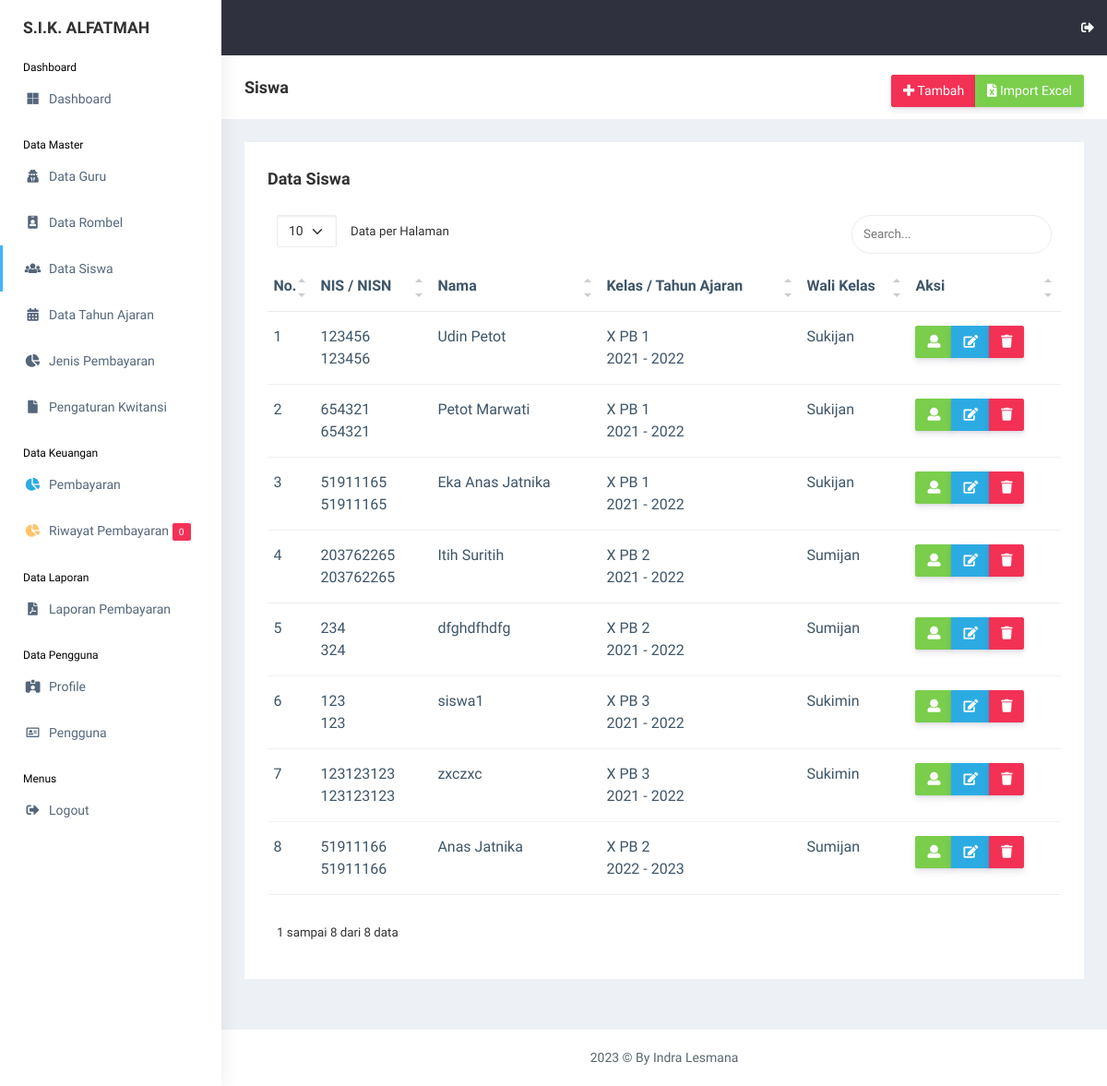
The app's page /view_master/siswa.php (signed in), older data.
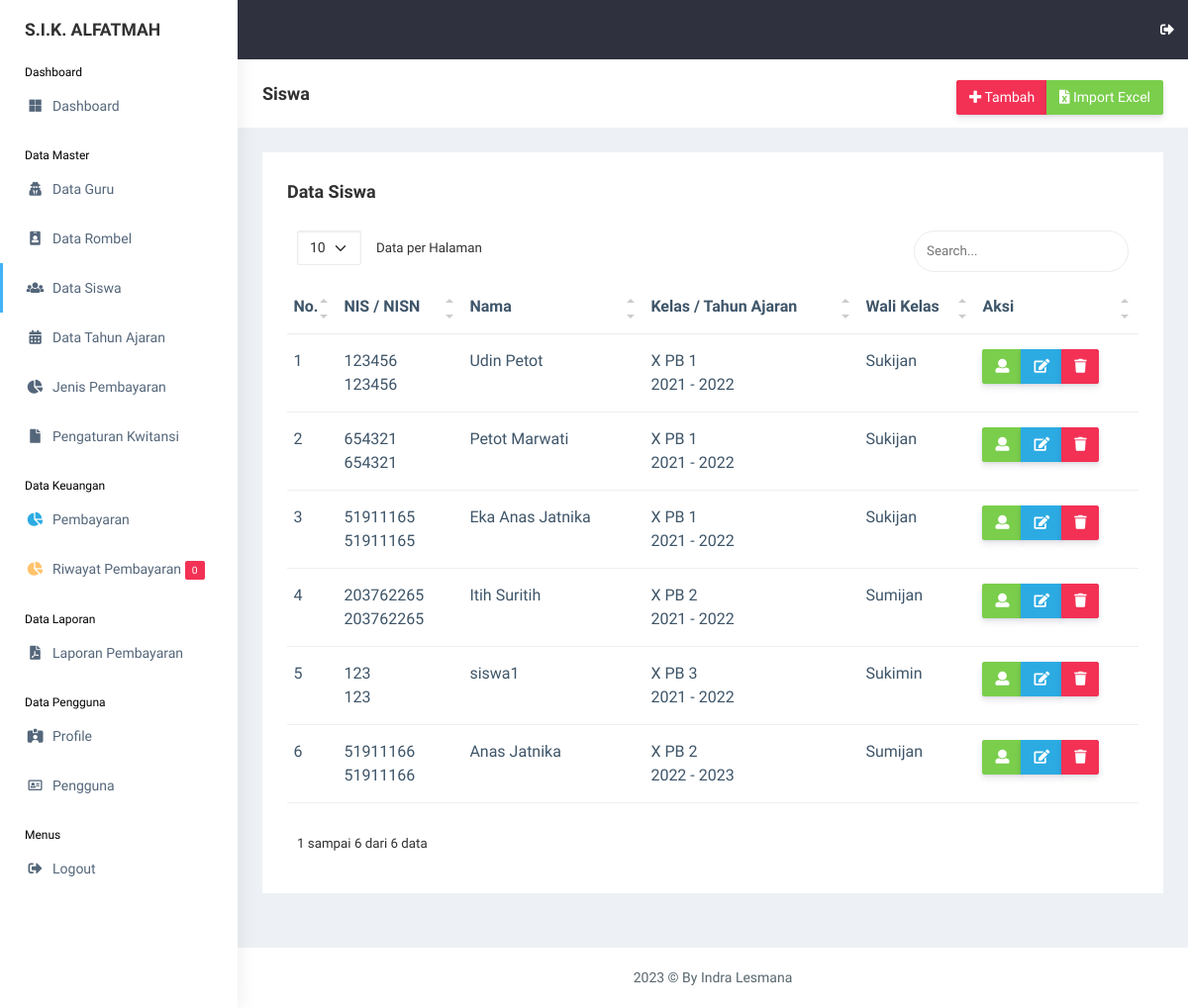
The same page, newer data.
### tables this page shows
CREATE TABLE `siswa` (
  `id_siswa` int(11) NOT NULL,
  `nis` int(11) NOT NULL,
  `nisn` int(11) NOT NULL,
  `nama_siswa` varchar(255) NOT NULL,
  `id_rombel` int(11) NOT NULL,
  `jk` varchar(20) NOT NULL,
  `alamat` text NOT NULL,
  `phone` varchar(20) NOT NULL,
  `username` varchar(255) NOT NULL,
  `password` varchar(255) NOT NULL,
  `gambar` varchar(255) NOT NULL,
  `id_tahun_ajaran` int(11) NOT NULL,
  `date_created` date NOT NULL,
  `is_active` int(11) NOT NULL
);

CREATE TABLE `rombel` (
  `id_rombel` int(11) NOT NULL,
  `rombel` varchar(255) NOT NULL,
  `id_guru` int(11) NOT NULL
);

CREATE TABLE `tahun_ajaran` (
  `id_tahun_ajaran` int(11) NOT NULL,
  `tahun_ajaran` varchar(50) NOT NULL
);

CREATE TABLE `guru` (
  `id_guru` int(11) NOT NULL,
  `nama_guru` varchar(255) NOT NULL,
  `mapel` varchar(255) NOT NULL,
  `date_created` date NOT NULL,
  `is_active` int(11) NOT NULL
);

### functions.php (called while the page is built, shortened)
<?php
$conn = mysqli_connect("localhost", "root", "", "db_sika");
function query($query)
{
    global $conn;
    $result = mysqli_query($conn, $query);
    $rows = [];
    while ($row = mysqli_fetch_assoc($result)) {
        $rows[] = $row;
    }
    return $rows;
}

### view_master/siswa.php (the view, shortened to what this page needs)
<?php
include "../templates/header.php";
$siswa = query(
    "SELECT * FROM siswa
    INNER JOIN rombel ON rombel.id_rombel = siswa.id_rombel
    INNER JOIN tahun_ajaran ON tahun_ajaran.id_tahun_ajaran = siswa.id_tahun_ajaran
    INNER JOIN guru ON guru.id_guru = rombel.id_guru
    ORDER BY siswa.id_tahun_ajaran ASC, rombel.rombel ASC"
);
?>
<div class="page-breadcrumb bg-white">
    <div class="row align-items-center">
        <div class="col-lg-3 col-md-4 col-sm-4 col-xs-12">
            <h4 class="page-title">Siswa</h4>
        </div>
        <div class="col-lg-9 col-sm-8 col-md-8 col-xs-12">
            <div class="d-md-flex">
                <ol class="breadcrumb ms-auto">
                    <li>
                        <div class="btn-group btn-group-toggle" data-toggle="buttons">
                            <a href="siswa_add.php"
                                class="btn btn-danger  d-none d-md-block pull-right hidden-xs hidden-sm waves-effect waves-light text-white"><i
                                    class="fas fa-plus"></i> Tambah</a>
                            <a href="siswa_import.php"
                                class="btn btn-success  d-none d-md-block pull-right hidden-xs hidden-sm waves-effect waves-light text-white"><i
                                    class="fas fa-file-excel"></i> Import Excel</a>
                        </div>
                    </li>
                </ol>
            </div>
        </div>
    </div>
</div>
<div class="container-fluid">
    <div class="row">
        <div class="col-md-12 col-lg-12 col-sm-12">
            <div class="white-box">
                <div class="d-md-flex mb-3">
                    <h3 class="box-title mb-0">Data Siswa</h3>
                </div>
                <div class="table-responsive">
                    <table class="table no-wrap" id="data-table">
                        <thead>
                            <tr>
                                <th class="border-top-0">No.</th>
                                <th class="border-top-0">NIS / NISN</th>
                                <th class="border-top-0">Nama</th>
                                <th class="border-top-0">Kelas / Tahun Ajaran</th>
                                <th class="border-top-0">Wali Kelas</th>
                                <th class="border-top-0">Aksi</th>
                            </tr>
                        </thead>
                        <tbody>
                            <?php $i = 1; ?>
                            <?php foreach ($siswa as $s): ?>
                                <tr>
                                    <td>
                                        <?= $i; ?>
                                    </td>
                                    <td class="txt-oflo">
                                        <?= $s["nis"]; ?> <br>
                                        <?= $s["nisn"]; ?>
                                    </td>
                                    <td>
                                        <?= $s["nama_siswa"]; ?>
                                    </td>
                                    <td>
                                        <?= $s["rombel"]; ?>
                                        <br>
                                        <?= $s["tahun_ajaran"]; ?>
                                    </td>
                                    <td class="txt-oflo">
                                        <?= $s["nama_guru"]; ?>
                                    </td>
                                    <td>
                                        <div class="btn-group btn-group-toggle" data-toggle="buttons">
                                            <a href="siswa_detail.php?id_siswa=<?= $s["id_siswa"] ?>"
                                                class="btn btn-success text-white"><i class="fas fa-user"></i></a>
                                            <a href="siswa_edit.php?id_siswa=<?= $s["id_siswa"] ?>"
                                                class="btn btn-info text-white"><i class="fas fa-edit"></i></a>
                                            <a href="siswa_delete.php?id_siswa=<?= $s["id_siswa"] ?>"
                                                class="btn btn-danger text-white"
                                                onclick="return confirm('Yakin ingin menghapus <?= $s['nama_siswa']; ?>?');"><i
                                                    class="fas fa-trash"></i></a>
                                        </div>
                                    </td>
                                </tr>
                                <?php $i++; ?>
                            <?php endforeach; ?>
                        </tbody>
                    </table>
                </div>
            </div>
        </div>
    </div>
</div>
<?php
include "../templates/footer.php";
?>

Row changes from the older to the newer data that the page shows:
removed siswa: nis "234", nisn "324", nama_siswa "dfghdfhdfg", id_rombel.rombel "X PB 2", id_tahun_ajaran.tahun_ajaran "2021 - 2022", guru.nama_guru "Sumijan"
removed siswa: nis "123123123", nisn "123123123", nama_siswa "zxczxc", id_rombel.rombel "X PB 3", id_tahun_ajaran.tahun_ajaran "2021 - 2022", guru.nama_guru "Sukimin"
Text that changed along with them:
text written by a page script: "Data per Halaman 1 sampai 8 dari 8 data" → "Data per Halaman 1 sampai 6 dari 6 data"
